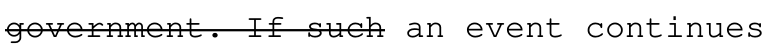
#> input picture benchmarks/frontier/prompts/fewshot/struck.png, 770 x 54 px; its folder holds only this picture in this run
$ python -i lines.py   (imports and definitions only)
#> lines starting #> are read from the running program, lines starting #| are printed output that depends on the picture; after the words box and inside, x2 and y2 are one past the last pixel; in counts of white or black regions, pixels touching at a corner belong together
#> further down, picture is the input picture: shape (54, 770); min 0, max 255, mean 235.1
"""OCR-free geometric strike-line detection on rasterized (scanned) pages.

This is the engine that finds the physical strokes — it needs no OCR and no PDF; give it a
grayscale image and it returns the near-horizontal straight-ish lines (strikes, underlines,
rules) with per-line geometry (fill, stroke run-thickness, angle, length).

Strikes over typed text SHATTER: hyphen-overtype strikes break at every char gap, and slightly
sloped pen strokes straddle two angle bins. So the pipeline extracts fragments PERMISSIVELY,
stitches collinear ones, and only then applies the strict filters to the stitched line:
  spine fill >= MIN_FILL              kills chains stitched from sparse glyph bits
  run-thickness p25 <= MAX_STROKE_RUN_PX kills solid fills and heavy bars
  a line thicker than THIN_STROKE_RUN_PX must be >= STEM_RATIO x the stems
  of the glyph ink beside it          kills bold display-font crossbars
  MIN_LINE_LEN_IN / angle             geometric sanity on the stitched line
A second pass adds thick lines only where the first found none. A thick strike through bold or
large text is as thick as the stems it crosses, and it can open into one piece with the glyph bars
it touches, too thick to stitch. So the second pass retries the lines the stem test rejected, and
the band such a piece fills end to end (PEEL_COVER), and keeps a line that runs on unbroken for
SOLID_GLYPHS glyph heights: a bold glyph's bar ends with its glyph.

Attributing lines to words (which word was struck, char spans, partial strikes) needs word
boxes from an OCR engine and lives in a separate layer.
"""
import numpy as np
from scipy import ndimage

# --- raster / detector tunables ---
RENDER_DPI        = 200           # reference raster resolution (px-per-inch the tunables assume)
MIN_LINE_LEN_IN   = 0.08          # min STITCHED length (16px@200dpi; '19'-class strikes ~0.12in)
SEG_LEN_IN        = 0.05          # straight-segment length for the orientation filter
GAP_BRIDGE_PX     = 8             # closing along the angle (bridges pen gaps within a fragment)
ANGLE_STEP_DEG    = 15            # sweep 0..180 in these steps
MAX_ANGLE_DEG     = 25            # near-horizontal only; drops vertical letter-stems (l, I, f, 1)
MAX_LINE_THICK_PX = 10            # pre-stitch PCA thickness cap
PEEL_COVER        = 0.9           # second pass: a thicker fragment gives its fullest band this
                                  # wide when the band is inked over this share of it (0 = off)
DEDUP_IOU         = 0.30          # merge near-duplicates from adjacent angles, keep the longest
OTSU_OFFSET       = 15            # recall knob: ink if gray < otsu()+this (recovers faint strokes)
MIN_FILL          = 0.65          # fraction of the stitched spine that must be RAW ink
MAX_STROKE_RUN_PX = 9             # stroke thickness: p25 of vertical ink runs along the spine
RUN_SLACK_PX      = 1             # whole-pixel slack on the scaled cap (a run counts whole px)
THIN_STROKE_RUN_PX = 4            # at or below this a line passes on thickness alone
STEM_RATIO        = 1.4           # a thicker line must be >= this x the stems beside it (0 = off)
STEM_GAP_PX       = 1             # stems are measured from this far past the line's edges...
STEM_BAND_PX      = 8             # ...over this many rows on each side
STEM_MIN_RUNS     = 3             # fewer stem runs than this: no glyph ink beside the line
SOLID_GLYPHS      = 2.5           # second pass: a thick line is added when inked unbroken for this
                                  # many glyph heights (0 = no second pass)
SOLID_SHARE       = 0.6           # ...and, when it rises or falls more than half its thickness,
                                  # for this share of its length
EXTRA_ALONG_MAX   = 0.5           # a second-pass line is dropped when lines already kept run
                                  # along this share of it
STITCH_GAP_PX     = 26            # max x-gap between fragments to stitch (~a word space + slack)
STITCH_DY_PX      = 6.0           # max |y| between endpoints at the junction
STITCH_DY_TIGHT   = 2.5           # fallback tolerance for re-stitching poisoned groups
PRE_LEN_PX        = 8             # permissive PRE-stitch minimums; strict tests run post-stitch
PRE_ASPECT        = 2.5


def otsu_threshold(gray):
    """Otsu's method: the gray level that maximizes between-class variance."""
    hist = np.bincount(gray.ravel(), minlength=256).astype(float)
#> hist = 256 values, max 36719 at index 255, min 0 at index 47, mean 162.4
    total = gray.size
    levels = np.arange(256)
    sum_all = np.dot(levels, hist)
#> sum_all = 9775511
    wB = np.cumsum(hist)
#> wB = 256 values from 1287 to 41580
    wF = total - wB
#> wF = 256 values, max 40293 at index 0, min 0 at index 255, mean 38185.6
    sumB = np.cumsum(levels * hist)
#> sumB = 256 values from 0 to 9775511
    with np.errstate(divide="ignore", invalid="ignore"):
        between = wB * wF * ((sumB / wB) - ((sum_all - sumB) / wF)) ** 2
    between[~np.isfinite(between)] = 0
    return int(np.argmax(between))


# [13 lines left out: function _scale_to_255, not called in this run]


def to_gray_u8(image):
    """Coerce input to the uint8 grayscale (H, W) array the detectors expect. Accepts (H, W)
    grayscale, (H, W, 2) grayscale+alpha, or (H, W, 3|4) RGB(A) arrays. Transparency is composited
    over white paper; float images in [0, 1] are rescaled to 0..255; wide integer scans are
    rescaled by their data range (see :func:`_scale_to_255`); out-of-range values are clipped (no
    mod-256 wraparound)."""
    a = np.asarray(image)
    if a.ndim == 3 and a.shape[2] in (2, 3, 4):
        has_alpha = a.shape[2] in (2, 4)
        color = a[..., :-1] if has_alpha else a
        k = _scale_to_255(color)
        ka = _scale_to_255(a[..., -1]) / 255.0 if has_alpha else None
        out = np.empty(a.shape[:2], dtype=np.uint8)
        for r0 in range(0, a.shape[0], 256):         # row blocks bound the float64 working set
            c = np.clip(color[r0:r0 + 256].astype(np.float64) * k, 0, 255)
            if has_alpha:
                al = np.clip(a[r0:r0 + 256, :, -1:].astype(np.float64) * ka, 0.0, 1.0)
                c = c * al + 255.0 * (1.0 - al)
            if c.shape[2] == 3:
                # sRGB -> linear -> Rec.709 luminance -> sRGB, as PyMuPDF's csGRAY does on the PDF
                # path (a channel mean puts a yellow highlighter at 170, csGRAY at 248)
                c = c / 255.0
                lin = np.where(c <= 0.04045, c / 12.92, ((c + 0.055) / 1.055) ** 2.4)
                y = lin @ np.array([0.2126, 0.7152, 0.0722])
                c = np.where(y <= 0.0031308, y * 12.92, 1.055 * y ** (1 / 2.4) - 0.055) * 255.0
            else:
                c = c[..., 0]
            out[r0:r0 + 256] = np.clip(c, 0, 255).astype(np.uint8)
        return out
    if a.ndim != 2:
        raise ValueError("expected a (H, W) grayscale, (H, W, 2) grayscale+alpha or (H, W, 3|4) "
                         f"RGB(A) image, got shape {a.shape}")
    if a.dtype != np.uint8:
        a = np.clip(a.astype(np.float64) * _scale_to_255(a), 0, 255).astype(np.uint8)
    return a


BG_BLOCK_PX     = 64     # background-estimate grid for the shaded-page fallback below
BG_INK_MAX      = 0.35   # a global-Otsu mask inkier than this has split SHADING from paper


def ink_mask(gray):
    """Binarized ink mask: global Otsu + OTSU_OFFSET (clean on dense text, keeps faint strokes).

    One global threshold cannot serve a page holding both white and shaded regions: once a highlight
    block's ground is dark enough, Otsu splits page-from-block instead of ink-from-paper and the
    whole block comes back as ink (measured: ink fraction 0.07 at ground 211, 1.00 at 195, and every
    downstream stage then returns nothing). So when the mask comes back implausibly inky, flatten
    the paper block-wise and threshold that instead. The fallback is gated, not unconditional,
    because every geometry filter downstream is calibrated against the plain global mask."""
    gray = to_gray_u8(gray)
    mask = gray < (otsu_threshold(gray) + OTSU_OFFSET)
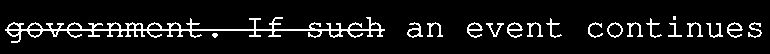
#> mask: shape (54, 770) bool; 8.3% white in thin lines or dots, all inside (x1, y1, x2, y2) = (5, 16, 762, 43)
    if mask.mean() <= BG_INK_MAX:
        return mask
    H, W = gray.shape
    by, bx = max(1, H // BG_BLOCK_PX), max(1, W // BG_BLOCK_PX)
    ys = np.linspace(0, H, by + 1).astype(int)
    xs = np.linspace(0, W, bx + 1).astype(int)
    coarse = np.array([[np.percentile(gray[ys[i]:ys[i+1], xs[j]:xs[j+1]], 90) or 255.0
                        for j in range(bx)] for i in range(by)], dtype=np.float64)
    bg = ndimage.zoom(np.clip(coarse, 1, 255), (H / by, W / bx), order=1)[:H, :W]
    flat = np.clip(gray.astype(np.float64) * (255.0 / bg), 0, 255).astype(np.uint8)
    return flat < (otsu_threshold(flat) + OTSU_OFFSET)


def line_kernel(length, angle_deg):
    """A 1-px-wide straight structuring element of `length` px at `angle_deg`."""
    a = np.deg2rad(angle_deg)
    t = np.arange(max(1, length))
    xs = np.round(t * np.cos(a)).astype(int)
    ys = np.round(t * np.sin(a)).astype(int)
    xs -= xs.min(); ys -= ys.min()
    k = np.zeros((ys.max() + 1, xs.max() + 1), dtype=bool)
    k[ys, xs] = True
    return k


# [25 lines left out: function rule_mask, not called in this run]


def _spine_fill(ink, center, u, length, halfwidth=2):
    """Fraction of steps along the major axis with raw ink within +/-halfwidth px perpendicular."""
    n = max(int(length), 2)
    ts = np.linspace(-length / 2.0, length / 2.0, n)
    v = np.array([-u[1], u[0]])
    H, W = ink.shape
    offs = np.arange(-halfwidth, halfwidth + 1)          # all perpendicular offsets in one pass
    xs = np.clip(np.round(center[0] + ts * u[0] + offs[:, None] * v[0]).astype(int), 0, W - 1)
    ys = np.clip(np.round(center[1] + ts * u[1] + offs[:, None] * v[1]).astype(int), 0, H - 1)
    return float(ink[ys, xs].any(axis=0).mean())


def _spine_samples(ink, center, u, length):
    """Pixel samples along the major axis, each snapped up to 1 px onto ink: (xs, ys, on_ink)."""
    n = max(int(length), 2)
    ts = np.linspace(-length / 2.0, length / 2.0, n)
    H, W = ink.shape
    xs = np.clip(np.round(center[0] + ts * u[0]).astype(int), 0, W - 1)
    ys = np.clip(np.round(center[1] + ts * u[1]).astype(int), 0, H - 1)
    base = ink[ys, xs].copy()
    for dy in (-1, 1):                      # the spine can sit 1px off a thin stroke: snap to ink
        miss = ~base
        yy = np.clip(ys + dy, 0, H - 1)
        snap = miss & ink[yy, xs]
        ys = np.where(snap, yy, ys)
        base |= snap
    return xs, ys, base


def _side_runs(ink, xs, ys, base, max_k=20):
    """(up, down): per sample, how many ink pixels continue straight up resp. down from it."""
    H = ink.shape[0]
    sides = []
    for sign in (-1, 1):
        alive = base.copy()
        ext = np.zeros(len(xs))
        for k in range(1, max_k + 1):
            # the samples lie on the image, so only one edge can be passed (np.clip is slow here)
            yy = np.maximum(ys - k, 0) if sign < 0 else np.minimum(ys + k, H - 1)
            alive = alive & ink[yy, xs]
            if not alive.any():
                break
            ext += alive
        sides.append(ext)
    return sides


def _spine_profile(ink, center, u, length, max_k=20):
    """(xs, ys, base, up, down): the spine samples (:func:`_spine_samples`) and how far ink runs
    straight up and down from each (:func:`_side_runs`), or None for the runs when no sample is on
    ink. The thickness, stem and solid-run tests below all read it; pass it as `prof` to share,
    and their own `max_k` is then not used."""
    xs, ys, base = _spine_samples(ink, center, u, length)
    if not base.any():
        return xs, ys, base, None, None
    return (xs, ys, base, *_side_runs(ink, xs, ys, base, max_k))


def _spine_run_thickness(ink, center, u, length, max_k=20, prof=None):
    """p25 of vertical ink-run lengths sampled along the major axis, in the RAW ink mask.
    A strike reads its own thickness in the gaps between glyphs, where nothing else is attached
    (2-3 px for a pen line, 5-9 px for a 2-3 pt marker); a bold-title crossbar is thick
    everywhere, so its p25 is high."""
    _, _, base, up, down = prof or _spine_profile(ink, center, u, length, max_k)
    if up is None:
        return np.inf
    return float(np.percentile((1 + up + down)[base], 25))


# [43 lines left out: functions _stem_width, _solid_run, not called in this run]


STRAIGHTNESS_MIN_SAMPLES = 3     # fewer ink-bearing samples than this: wobble is not measurable


def _spine_straightness(ink, center, u, length, run_px):
    """RMS perpendicular wobble (px) of the local ink centroid about the straight spine, sampled
    along the major axis. A printed rule rides a dead-straight path (~0-1 px); a pen or typed
    strike crossing raised glyphs on a degraded scan wanders more. Returned in raw px at the
    caller's dpi — normalize to RENDER_DPI outside so a threshold is resolution-independent.

    Returns ``inf`` when the wobble is not measurable (non-finite `run_px`, or fewer than
    ``STRAIGHTNESS_MIN_SAMPLES`` ink-bearing samples). ``inf`` is the fail-SAFE direction: the
    scanned printed-rule veto reads a LOW value as "drawn rule, drop the detection", so an
    unmeasurable line must never come back low or a real strike is silently lost.

    Wobble is the deviations' scatter about their mean, not the residual about a fitted line.
    Detrending, meant to stop a spine/ink angle mismatch inflating dotted pre-printed rules' wobble,
    missed those rules anyway (their wobble is jitter across sparse dots) and halved the real
    strikes' margin above the veto bar. Dotted fill-in rules are underlines below the baseline;
    they need a positional discriminator.
    """
    if not np.isfinite(run_px):
        return float("inf")
    n = max(int(length), 2)
    ts = np.linspace(-length / 2.0, length / 2.0, n)
    v = np.array([-u[1], u[0]])                       # unit perpendicular
    H, W = ink.shape
    win = max(3, int(round(run_px * 2)))
    offs = np.arange(-win, win + 1)
    # Sample the whole (n x 2*win+1) perpendicular neighbourhood in one shot. This runs on the
    # DEFAULT path for every detected line — a per-sample Python loop cost ~37% of strike_lines.
    cx = center[0] + ts * u[0]
    cy = center[1] + ts * u[1]
    xs = np.clip(np.round(cx[:, None] + offs[None, :] * v[0]), 0, W - 1).astype(np.intp)
    ys = np.clip(np.round(cy[:, None] + offs[None, :] * v[1]), 0, H - 1).astype(np.intp)
    hit = ink[ys, xs]
    cnt = hit.sum(axis=1)
    inked = cnt > 0
    if int(inked.sum()) < STRAIGHTNESS_MIN_SAMPLES:
        return float("inf")
    devs = (hit * offs[None, :]).sum(axis=1)[inked] / cnt[inked]
    return float(np.std(devs))


# [43 lines left out: functions _peel, _along, not called in this run]


def _collect_fragments(ink, dpi, scale=1.0, peeled=None):
    """Per-angle opening + gap-bridging with PERMISSIVE per-fragment filters.
    Returns fragments as (start_xy, end_xy) endpoint pairs along the major axis.
    `scale` = dpi / RENDER_DPI rescales the pixel-space tunables (calibrated at 200 dpi).
    With a list as `peeled`, a fragment too thick to keep that fills a band end to end
    (:func:`_peel`) has that band appended to it, not to the fragments returned."""
#> called with dpi = 200, scale = 1
    seg = max(3, int(SEG_LEN_IN * dpi))
    gap_bridge = int(round(GAP_BRIDGE_PX * scale))
    frags = []
    for ang in range(0, 180, ANGLE_STEP_DEG):
        if min(ang, 180 - ang) > MAX_ANGLE_DEG:
            continue
        mask = ndimage.binary_opening(ink, structure=line_kernel(seg, ang))
        if gap_bridge:
            mask = ndimage.binary_closing(mask, structure=line_kernel(2 * gap_bridge + 1, ang))
        lbl, _ = ndimage.label(mask, structure=np.ones((3, 3)))
        for i, sl in enumerate(ndimage.find_objects(lbl), start=1):
            if sl is None:
                continue
            ys, xs = np.nonzero(lbl[sl] == i)
            ys = ys + sl[0].start; xs = xs + sl[1].start
            pts = np.column_stack([xs, ys]).astype(np.float32)
            c = pts.mean(0)
            d = pts - c
            _, evecs = np.linalg.eigh((d.T @ d) / len(d))
            major, minor = evecs[:, 1], evecs[:, 0]
            if major[0] < 0:                                   # orient +x so endpoints sort by x
                major = -major
            along, across = d @ major, d @ minor
            length = float(np.ptp(along))
            thick = float(np.ptp(across))
            out = frags
            if (thick > MAX_LINE_THICK_PX * scale and peeled is not None
                    and length >= PRE_LEN_PX * scale):
                band = _peel(along, across, MAX_LINE_THICK_PX * scale)
                if band is not None:
                    a0, a1, mid = band
                    c = c + major * (a0 + a1) / 2 + minor * mid
                    length, thick, out = a1 - a0, MAX_LINE_THICK_PX * scale, peeled
            if (length < PRE_LEN_PX * scale or thick > MAX_LINE_THICK_PX * scale
                    or length / max(thick, 0.5) < PRE_ASPECT):
                continue
            angle = abs(np.degrees(np.arctan2(major[1], major[0])))
            if min(angle, 180 - angle) > MAX_ANGLE_DEG:
                continue
            out.append((c - major * length / 2, c + major * length / 2))
#> this loop made 12 passes
#> pass 1, in _collect_fragments, `mask = ndimage.binary_opening(ink, structure=line_kernel(seg, ang))`:
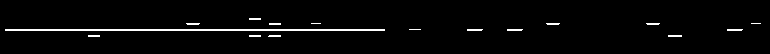
#> mask: shape (54, 770) bool; 2.7% white in thin lines or dots, all inside (x1, y1, x2, y2) = (5, 18, 761, 37)
#> pass 1, in _collect_fragments, `lbl, _ = ndimage.label(mask, structure=np.ones((3, 3)))`:
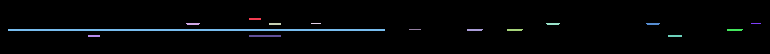
#> lbl: shape (54, 770) int32; 16 distinct labels, from 0 to 15; one colour per label, 0 black
    return frags


def _stitch_fragments(frags, dy=None, scale=1.0):
    """Union-find merge of collinear fragments. Returns [(seg, member_fragments), ...] so failed
    groups can be re-stitched tighter. `scale` rescales the pixel-space stitch tolerances."""
    # floor the pixel-space stitch tolerances so they don't collapse below a couple of pixels at
    # low dpi (unfloored, dy falls under 2 px below about 67 dpi, the gap under 6 px below 46)
    dy = max(2.0, STITCH_DY_PX * scale) if dy is None else dy
    max_gap = max(6.0, STITCH_GAP_PX * scale)
    n = len(frags)
    parent = list(range(n))

    def find(a):
        while parent[a] != a:
            parent[a] = parent[parent[a]]
            a = parent[a]
        return a

    if n:
        # Endpoint arrays in start-x order. This is the pipeline's hottest loop (n runs to thousands
        # on a dense scan), so the pair tests are vectorized per fragment; native dtype is preserved
        # so each comparison rounds as a per-pair float32 test would.
        pts = np.asarray(frags)                       # (n, 2, 2): [frag][start|end][x|y]
        order = np.argsort(pts[:, 0, 0], kind="stable")
        sx, sy = pts[order, 0, 0], pts[order, 0, 1]
        ex, ey = pts[order, 1, 0], pts[order, 1, 1]
        idx = order.tolist()
        for oi in range(n - 1):
            # Only later fragments whose START lies within max_gap of i's END can stitch; start-x is
            # sorted, so the rest are unreachable. The bound is slack by a hair and the exact gap
            # test is reapplied below.
            hi = int(np.searchsorted(sx, ex[oi] + max_gap + 1e-3, side="right"))
            lo = oi + 1
            if hi <= lo:
                continue
            ok = (sx[lo:hi] - ex[oi]) <= max_gap
            ok &= np.abs(ey[oi] - sy[lo:hi]) <= dy
            # j inside i: dedup handles that overlap
            ok &= ~((sx[lo:hi] > sx[oi]) & (ex[lo:hi] < ex[oi]))
            for j in np.flatnonzero(ok):
                ra, rb = find(idx[oi]), find(idx[lo + int(j)])
                if ra != rb:
                    parent[rb] = ra
    groups = {}
    for i in range(n):
        groups.setdefault(find(i), []).append(i)
    merged = []
    for idxs in groups.values():
        pts = np.array([p for i in idxs for p in frags[i]])
        left = pts[np.argmin(pts[:, 0])]
        right = pts[np.argmax(pts[:, 0])]
        merged.append(((left, right), [frags[i] for i in idxs]))
    return merged


def strike_lines(gray, dpi=RENDER_DPI, ink=None):
    """Detect near-horizontal straight-ish lines (strikes / underlines / rules) on a grayscale
    page raster (uint8 HxW ndarray). Returns dicts:
        {bbox_px, ends_px, len_in, angle_deg, fill, run_px, straightness}
    `straightness` is perpendicular ink wobble in px normalized to RENDER_DPI, or **None** when it
    is not measurable — treat None as "unknown", never as "straight" (see `_spine_straightness`).
    `dpi` is the raster's px-per-inch — pass the DPI the image was rendered at; both the length
    tunables and the pixel-space tunables (calibrated at 200 dpi) rescale from it. Pass `ink`
    (a bool mask) to reuse a precomputed binarization.

    This finds strokes, not struck words: labelling a line as strike-vs-underline-vs-rule and
    attaching it to words requires OCR word boxes (a separate layer).
    """
    gray = to_gray_u8(gray)
    if ink is None:
        ink = ink_mask(gray)
    scale = dpi / float(RENDER_DPI)
    min_len = int(MIN_LINE_LEN_IN * dpi)
    fill_halfwidth = max(2, int(round(2 * scale)))
    # floored at 2 px, so a 2-px pen stroke passes both thresholds at low dpi (unfloored, the
    # thin bar is 1.44 px at 72 dpi, and the thickness cap, before its 1 px slack, falls under 2 px
    # below ~44 dpi)
    max_run = max(2.0, MAX_STROKE_RUN_PX * scale) + RUN_SLACK_PX
    thin_run = max(2.0, THIN_STROKE_RUN_PX * scale)
    stem_gap, stem_band = int(round(STEM_GAP_PX * scale)), max(2, int(round(STEM_BAND_PX * scale)))

    solid_k = max(1, int(round(20 * scale)))  # how far the glyph stems are followed, scaled
    second = SOLID_GLYPHS > 0
    peeled = [] if second and PEEL_COVER > 0 else None
    frags = _collect_fragments(ink, dpi, scale, peeled=peeled)
#> frags = 68 items, first 6: ([249, 18.5], [260, 18.5]), ([186, 23.46], [199, 23.46]), ([269, 23.5], [280, 23.5]), ([311, 23], [320, 23]), ([546, 23.46], [559, 23.46]), ([646, 23.46], [659, 23.46])
#> (the rest of the program and of its run is left out)
